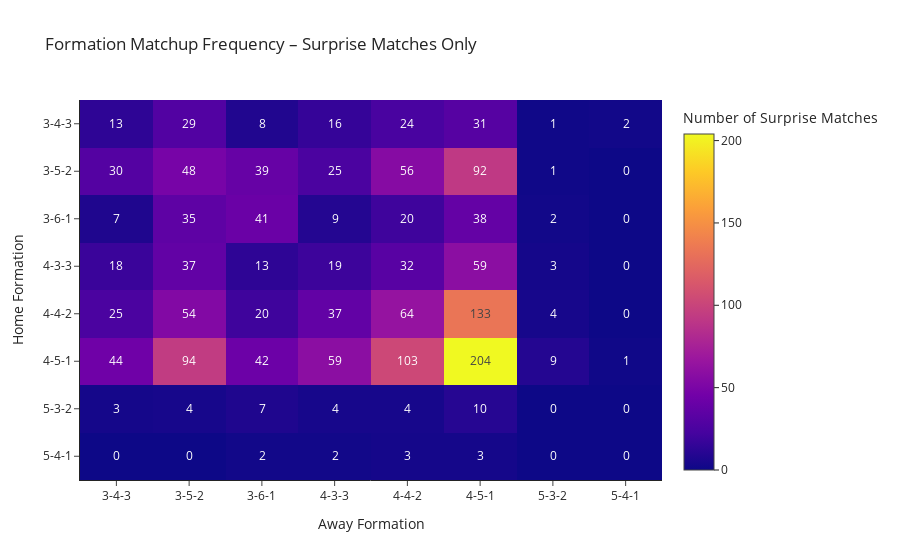

Source (notebook cell):
### Code cell
# Frequency heatmap for surprise matches
freq_sur_mat = df_sur.pivot_table(
    index="Home_Formation",
    columns="Away_Formation",
    values="N",
    aggfunc="sum"
).fillna(0)

# Make sure indices and columns are strings
freq_sur_mat.index = freq_sur_mat.index.astype(str)
freq_sur_mat.columns = freq_sur_mat.columns.astype(str)

fig_freq_sur = px.imshow(
    freq_sur_mat,
    labels=dict(
        x="Away Formation",
        y="Home Formation",
        color="Number of Surprise Matches"
    ),
    title="Formation Matchup Frequency – Surprise Matches Only",
    text_auto=True,
    aspect="auto"
)

fig_freq_sur.update_layout(template="simple_white")
fig_freq_sur.show()
fig_freq_sur.write_image("fig_heatmap_frequency_surprises.png", scale=2)

### Figure 1 — Plotly figure (JSON) as saved in the notebook; plotly's stock layout.template omitted (floating-point values rounded to 4 significant figures)
{"data": [{"coloraxis": "coloraxis", "hovertemplate": "Away Formation: %{x}<br>Home Formation: %{y}<br>Number of Surprise Matches: %{z}<extra></extra>", "name": "0", "texttemplate": "%{z}", "type": "heatmap", "x": ["3-4-3", "3-5-2", "3-6-1", "4-3-3", "4-4-2", "4-5-1", "5-3-2", "5-4-1"], "xaxis": "x", "y": ["3-4-3", "3-5-2", "3-6-1", "4-3-3", "4-4-2", "4-5-1", "5-3-2", "5-4-1"], "yaxis": "y", "z": [[13.0, 29.0, 8.0, 16.0, 24.0, 31.0, 1.0, 2.0], [30.0, 48.0, 39.0, 25.0, 56.0, 92.0, 1.0, 0.0], [7.0, 35.0, 41.0, 9.0, 20.0, 38.0, 2.0, 0.0], [18.0, 37.0, 13.0, 19.0, 32.0, 59.0, 3.0, 0.0], [25.0, 54.0, 20.0, 37.0, 64.0, 133.0, 4.0, 0.0], [44.0, 94.0, 42.0, 59.0, 103.0, 204.0, 9.0, 1.0], [3.0, 4.0, 7.0, 4.0, 4.0, 10.0, 0.0, 0.0], [0.0, 0.0, 2.0, 2.0, 3.0, 3.0, 0.0, 0.0]]}], "layout": {"coloraxis": {"colorbar": {"title": {"text": "Number of Surprise Matches"}}, "colorscale": [[0, "#0d0887"], [0.1111, "#46039f"], [0.2222, "#7201a8"], [0.3333, "#9c179e"], [0.4444, "#bd3786"], [0.5556, "#d8576b"], [0.6667, "#ed7953"], [0.7778, "#fb9f3a"], [0.8889, "#fdca26"], [1, "#f0f921"]]}, "title": {"text": "Formation Matchup Frequency – Surprise Matches Only"}, "xaxis": {"anchor": "y", "domain": [0, 1], "title": {"text": "Away Formation"}}, "yaxis": {"anchor": "x", "autorange": "reversed", "domain": [0, 1], "title": {"text": "Home Formation"}}}}
